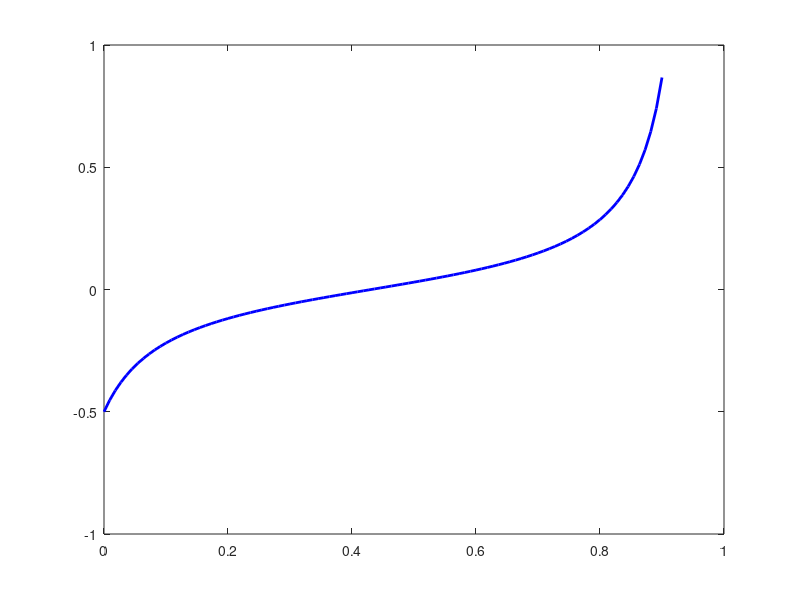

The MATLAB script that drew this image: (Note: this script raises an error after producing the figure.)
% Plots examples of inflectional & non-inflectional profiles
% Unrelated to linear stability code
clear
close all

% inflectional velocity profile
x = linspace(0,0.9);
y1 = (1/7)*tan(3*x-1.2925);

figure(1)
plot(x,y1,'LineWidth',2,'Color','b')
yline(0,'--','LineWidth',2,'Color','k')
xline(0,'-','LineWidth',2,'Color','k')
yline(-0.5,'-','LineWidth',2,'Color','k')
set(gcf,'position',[160 280 800 600])
axis equal
set(gca,'Xlim',[-0.1 0.87])
set(gca,'Ylim',[-0.6 0.5])
set(gca,'xtick',[])
set(gca,'ytick',[])
box on

y2 = exp(4*x-3)-0.55;
figure(2)
plot(x,y2,'LineWidth',2,'Color','b')
yline(0,'--','LineWidth',2,'Color','k')
xline(0,'-','LineWidth',2,'Color','k')
yline(-0.5,'-','LineWidth',2,'Color','k')
set(gcf,'position',[160 280 800 600])
axis equal
set(gca,'Xlim',[-0.1 0.87])
set(gca,'Ylim',[-0.6 0.5])
set(gca,'xtick',[])
set(gca,'ytick',[])
box on